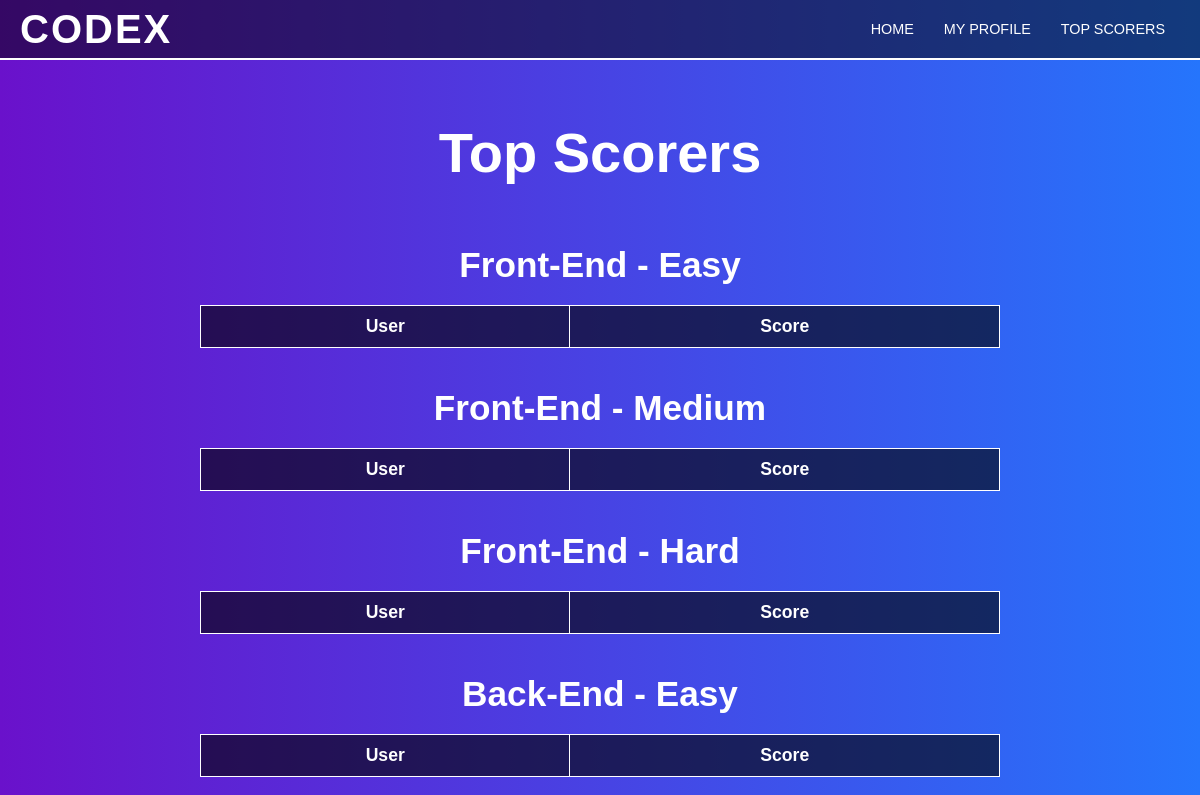
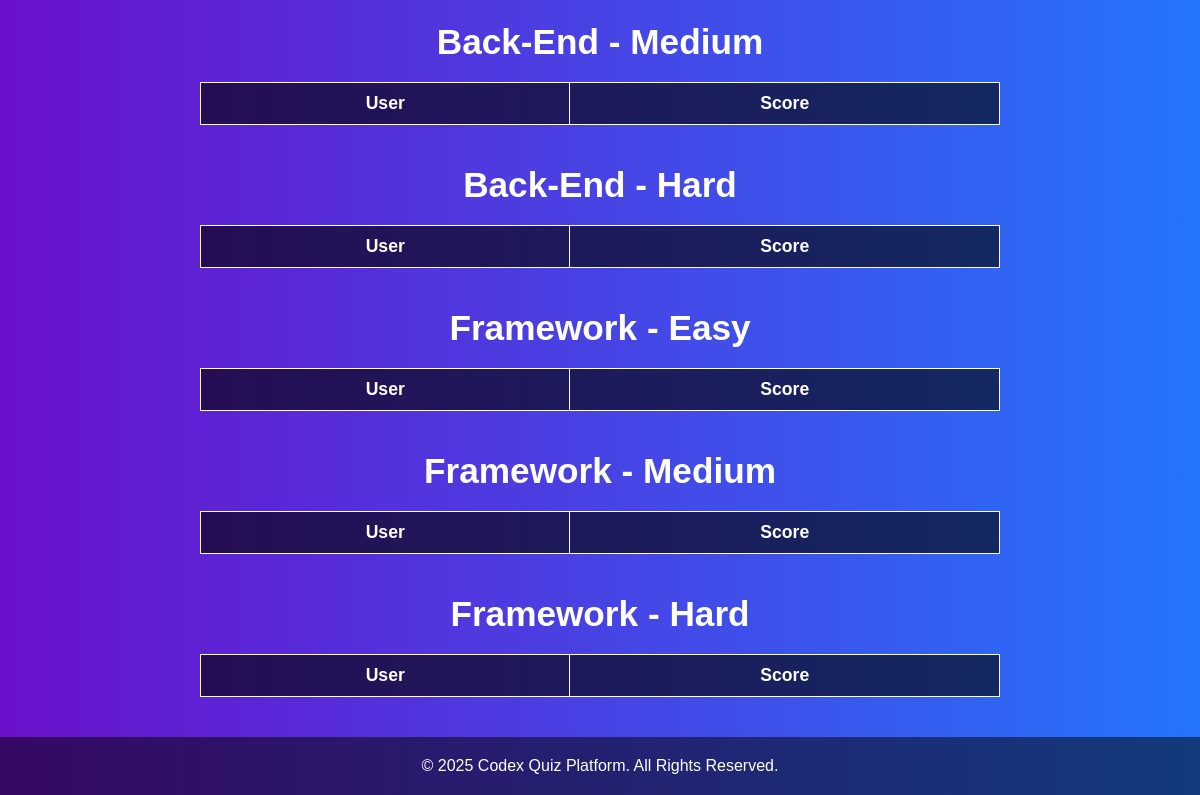
The page /top-scorers/ (signed in) on the database as committed earlier (2 pictures, top to bottom).
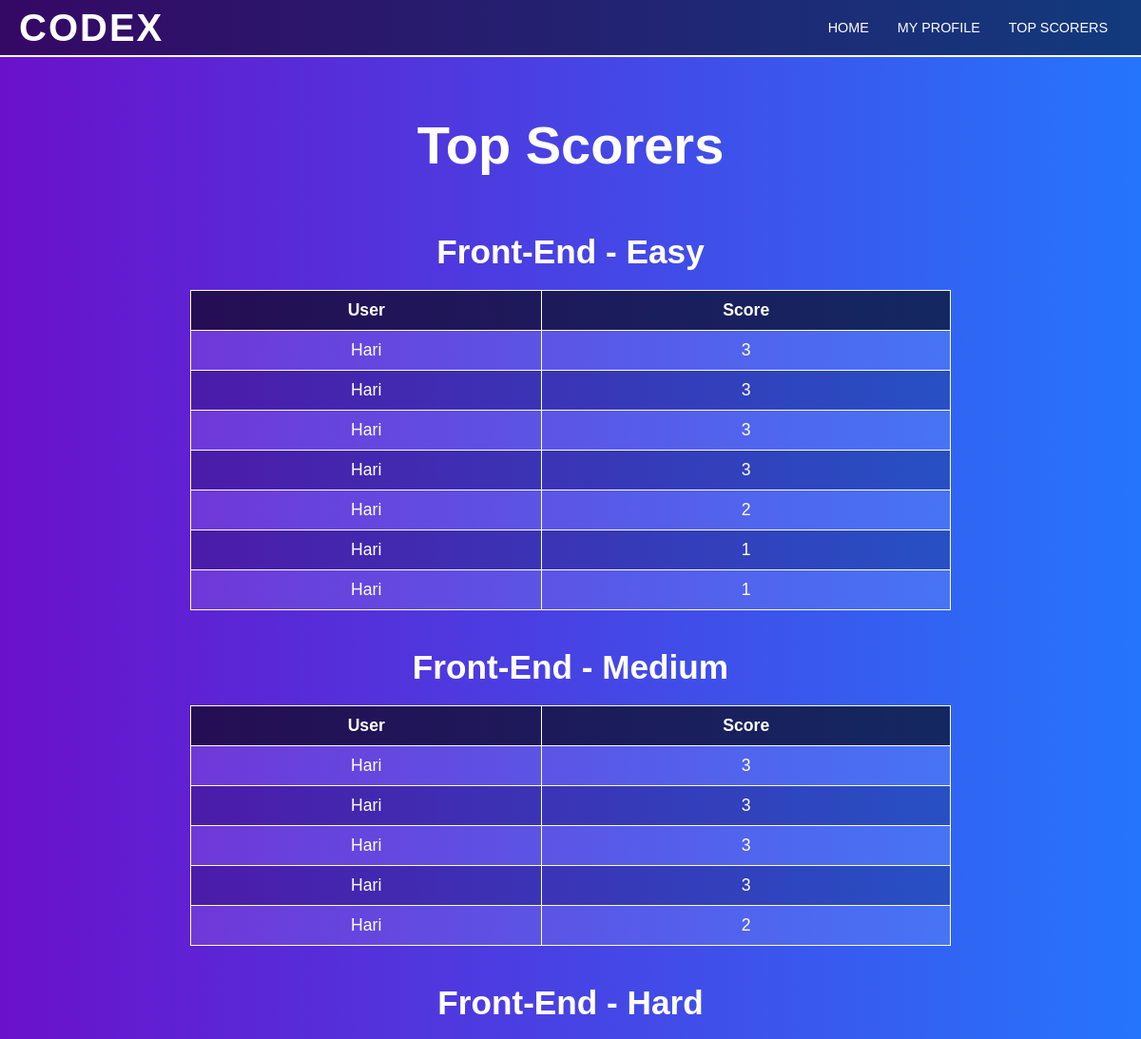
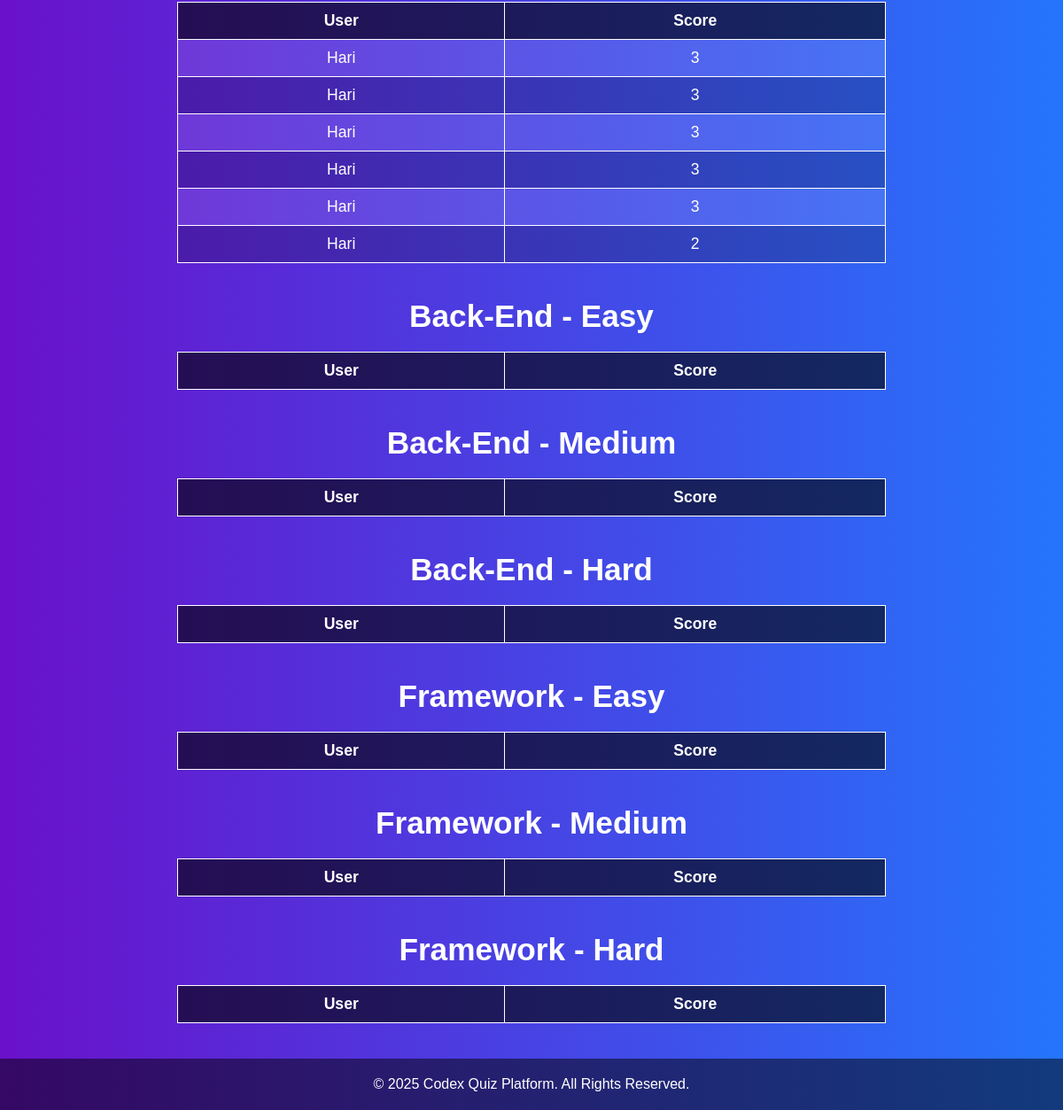
The same page on the database as committed later (2 pictures, top to bottom).
### quiz/models.py (models this page shows, shortened)
class QuizCategory(models.Model):
    name = models.CharField(max_length=100)

class Score(models.Model):
    user = models.ForeignKey(User, on_delete=models.CASCADE)
    category = models.ForeignKey(QuizCategory, on_delete=models.CASCADE)
    difficulty = models.ForeignKey(DifficultyLevel, on_delete=models.CASCADE)
    score = models.IntegerField()

### quiz/views.py (the view)
# urls.py: path('top-scorers/', views.top_scorers, name='top_scorers'),
@login_required
def top_scorers(request):
    categories = QuizCategory.objects.all()
    top_scores = {}
    for category in categories:
        top_scores[category.name] = {
            'easy': Score.objects.filter(category=category, difficulty__id=1)
                                .exclude(user__is_superuser=True)
                                .order_by('-score')[:10],
            'medium': Score.objects.filter(category=category, difficulty__id=2)
                                  .exclude(user__is_superuser=True)
                                  .order_by('-score')[:10],
            'hard': Score.objects.filter(category=category, difficulty__id=3)
                                .exclude(user__is_superuser=True)
                                .order_by('-score')[:10],
        }
    return render(request, 'top_scorers.html', {'top_scores': top_scores})

### templates/top_scorers.html (shortened to what this page needs)
<!DOCTYPE html>
<html lang="en">
<head>
    {% load static %}
    <link rel="stylesheet" href="{% static 'css/top_scorers.css' %}">
</head>
<body>
    <header>
        <div class="logo">
            <h1>CODEX</h1>
        </div>
        <nav>
            <ul id="nav-links">
                <li><a href="{% url 'home' %}">Home</a></li>
                <li><a href="{% url 'profile' %}">My Profile</a></li>
                <li><a href="{% url 'top_scorers' %}">Top Scorers</a></li>
            </ul>
        </nav>
    </header>
    <h2>Top Scorers</h2>
    {% for category, scores in top_scores.items %}
        <h3>{{ category }} - Easy</h3>
        <table>
            <tr>
                <th>User</th>
                <th>Score</th>
            </tr>
            {% for score in scores.easy %}
            <tr>
                <td>{{ score.user.username }}</td>
                <td>{{ score.score }}</td>
            </tr>
            {% endfor %}
        </table>
        <h3>{{ category }} - Medium</h3>
        <table>
            <tr>
                <th>User</th>
                <th>Score</th>
            </tr>
            {% for score in scores.medium %}
            <tr>
                <td>{{ score.user.username }}</td>
                <td>{{ score.score }}</td>
            </tr>
            {% endfor %}
        </table>
        <h3>{{ category }} - Hard</h3>
        <table>
            <tr>
                <th>User</th>
                <th>Score</th>
            </tr>
            {% for score in scores.hard %}
            <tr>
                <td>{{ score.user.username }}</td>
                <td>{{ score.score }}</td>
            </tr>
            {% endfor %}
        </table>
    {% endfor %}
    <footer>
        <p>&copy; 2025 Codex Quiz Platform. All Rights Reserved.</p>
    </footer>
</body>
</html>

Rows that differ between the two databases and show on the page:
added Score: user.username "Hari", score "3", shown under "Front-End"
added Score: user.username "Hari", score "3", shown under "Front-End"
added Score: user.username "Hari", score "3", shown under "Front-End"
added Score: user.username "Hari", score "3", shown under "Front-End"
added Score: user.username "Hari", score "2", shown under "Front-End"
added Score: user.username "Hari", score "1", shown under "Front-End"
added Score: user.username "Hari", score "1", shown under "Front-End"
added Score: user.username "Hari", score "3", shown under "Front-End"
added Score: user.username "Hari", score "3", shown under "Front-End"
added Score: user.username "Hari", score "3", shown under "Front-End"
added Score: user.username "Hari", score "3", shown under "Front-End"
added Score: user.username "Hari", score "2", shown under "Front-End"
added Score: user.username "Hari", score "3", shown under "Front-End"
added Score: user.username "Hari", score "3", shown under "Front-End"
added Score: user.username "Hari", score "3", shown under "Front-End"
added Score: user.username "Hari", score "3", shown under "Front-End"
added Score: user.username "Hari", score "3", shown under "Front-End"
added Score: user.username "Hari", score "2", shown under "Front-End"
